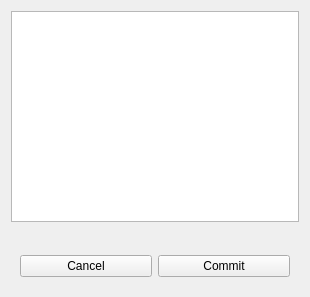
<?xml version="1.0" encoding="UTF-8"?>
<ui version="4.0">
 <class>CreatorWidget</class>
 <widget class="QWidget" name="CreatorWidget">
  <property name="geometry">
   <rect>
    <x>0</x>
    <y>0</y>
    <width>310</width>
    <height>297</height>
   </rect>
  </property>
  <property name="windowTitle">
   <string>Form</string>
  </property>
  <layout class="QVBoxLayout" name="verticalLayout">
   <item>
    <widget class="QTreeView" name="treeView">
     <property name="minimumSize">
      <size>
       <width>0</width>
       <height>0</height>
      </size>
     </property>
     <attribute name="headerCascadingSectionResizes">
      <bool>false</bool>
     </attribute>
     <attribute name="headerDefaultSectionSize">
      <number>122</number>
     </attribute>
     <attribute name="headerStretchLastSection">
      <bool>true</bool>
     </attribute>
    </widget>
   </item>
   <item>
    <widget class="ModificatorFuselageWidget" name="fuselageModificator" native="true"/>
   </item>
   <item>
    <widget class="ModificatorTransformationWidget" name="transformationModificator" native="true"/>
   </item>
   <item>
    <widget class="ModificatorWingWidget" name="wingModificator" native="true"/>
   </item>
   <item>
    <widget class="QWidget" name="applyWidget" native="true">
     <layout class="QHBoxLayout" name="horizontalLayout_2">
      <item>
       <widget class="QPushButton" name="cancelButton">
        <property name="minimumSize">
         <size>
          <width>0</width>
          <height>0</height>
         </size>
        </property>
        <property name="maximumSize">
         <size>
          <width>16777215</width>
          <height>16777215</height>
         </size>
        </property>
        <property name="text">
         <string>Cancel</string>
        </property>
       </widget>
      </item>
      <item>
       <widget class="QPushButton" name="commitButton">
        <property name="text">
         <string>Commit</string>
        </property>
       </widget>
      </item>
     </layout>
    </widget>
   </item>
  </layout>
 </widget>
 <customwidgets>
  <customwidget>
   <class>ModificatorTransformationWidget</class>
   <extends>QWidget</extends>
   <header>ModificatorTransformationWidget.h</header>
   <container>1</container>
  </customwidget>
  <customwidget>
   <class>ModificatorWingWidget</class>
   <extends>QWidget</extends>
   <header>ModificatorWingWidget.h</header>
   <container>1</container>
  </customwidget>
  <customwidget>
   <class>ModificatorFuselageWidget</class>
   <extends>QWidget</extends>
   <header>ModificatorFuselageWidget.h</header>
   <container>1</container>
  </customwidget>
 </customwidgets>
 <resources/>
 <connections/>
</ui>
